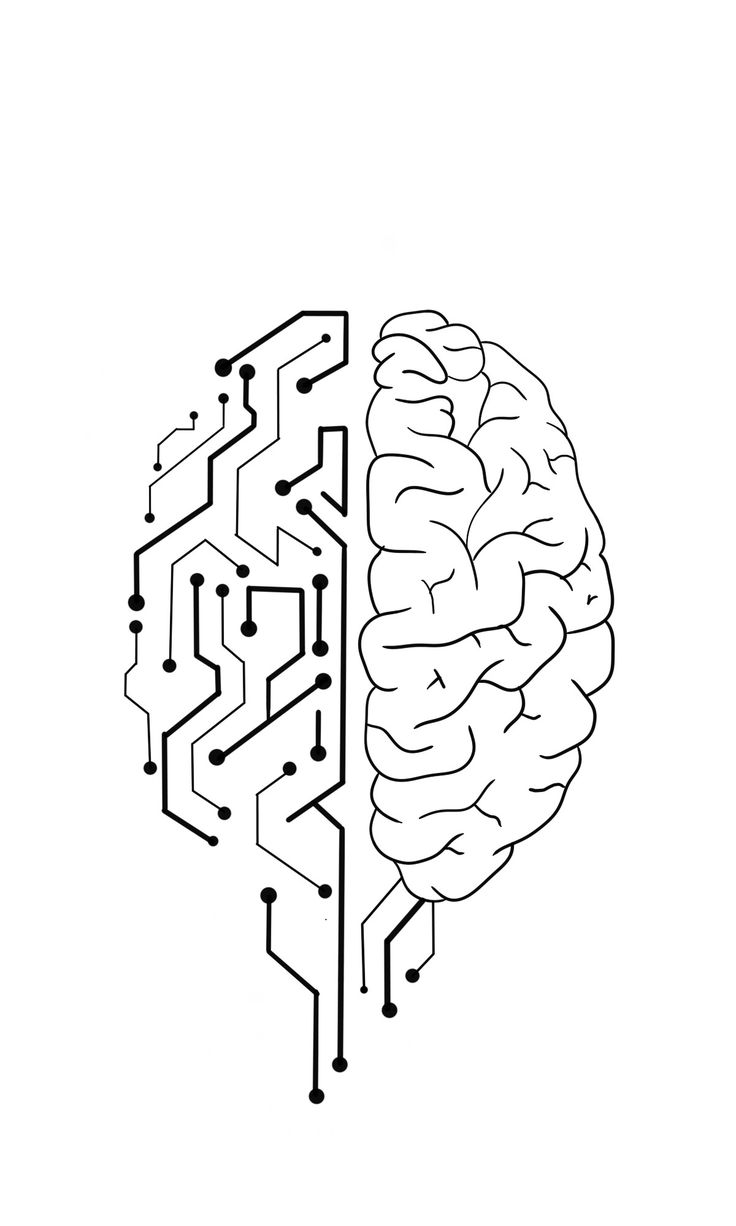
#> input picture resources/brain.jpg, 736 x 1226 px, given in place of the camera
$ python shape_detection_contours.py
#> lines starting #> are read from the running program, lines starting #| are printed output that depends on the picture; after the words box and inside, x2 and y2 are one past the last pixel; in counts of white or black regions, pixels touching at a corner belong together
### myutilis.py
import cv2
import numpy as np

def stackImages(scale,imgArray):
    rows = len(imgArray)
    cols = len(imgArray[0])
    rowsAvailable = isinstance(imgArray[0], list)
    width = imgArray[0][0].shape[1]
    height = imgArray[0][0].shape[0]
    if rowsAvailable:
        for x in range ( 0, rows):
            for y in range(0, cols):
                if imgArray[x][y].shape[:2] == imgArray[0][0].shape [:2]:
                    imgArray[x][y] = cv2.resize(imgArray[x][y], (0, 0), None, scale, scale)
                else:
                    imgArray[x][y] = cv2.resize(imgArray[x][y], (imgArray[0][0].shape[1], imgArray[0][0].shape[0]), None, scale,scale)
                if len(imgArray[x][y].shape) == 2: imgArray[x][y] = cv2.cvtColor(imgArray[x][y], cv2.COLOR_GRAY2BGR)
        imageBlank = np.zeros((height, width, 3), np.uint8)
        hor = [imageBlank]*rows
        hor_con = [imageBlank]*rows
        for x in range(0, rows):
            hor[x] = np.hstack(imgArray[x])
        ver = np.vstack(hor)
    else:
        for x in range(0, rows):
            if imgArray[x].shape[:2] == imgArray[0].shape[:2]:
                imgArray[x] = cv2.resize(imgArray[x], (0, 0), None, scale, scale)
            else:
                imgArray[x] = cv2.resize(imgArray[x], (imgArray[0].shape[1], imgArray[0].shape[0]), None, scale, scale)
            if len(imgArray[x].shape) == 2: imgArray[x] = cv2.cvtColor(imgArray[x], cv2.COLOR_GRAY2BGR)
        hor = np.hstack(imgArray)
        ver = hor
    return ver

### shape_detection_contours.py
import cv2
import numpy as np
from myutilis import stackImages


frameWidth = 640
frameHeight = 480

cap = cv2.VideoCapture(0)
cap.set(3, frameWidth)
cap.set(4, frameHeight)

cv2.namedWindow("Parameters")
cv2.resizeWindow("Parameters", 640, 240)
cv2.createTrackbar("Threshold1", "Parameters", 23, 255, lambda x: None)
cv2.createTrackbar("Threshold2", "Parameters", 23, 255, lambda x: None)
cv2.createTrackbar("Area", "Parameters", 5000, 30000, lambda x: None)

def getContours(img, imgContour):
    contours, hierarchy = cv2.findContours(img, cv2.RETR_EXTERNAL, cv2.CHAIN_APPROX_NONE)

    for cnt in contours:
        area = cv2.contourArea(cnt)
        areaMin = cv2.getTrackbarPos("Area", "Parameters")
        if area > areaMin:
            cv2.drawContours(imgContour, cnt, -1, (255, 0, 0), 3)
            perimeter = cv2.arcLength(cnt, True)
            approx = cv2.approxPolyDP(cnt, 0.02 * perimeter, True)
            print(len(approx))
            x, y, w, h = cv2.boundingRect(approx)
            cv2.rectangle(imgContour, (x, y), (x + w, y + h), (0, 255, 0), 5)

            cv2.putText(imgContour, "Points: " + str(len(approx)), (x + w + 20, y + 20), cv2.FONT_HERSHEY_COMPLEX, 0.7, (0, 255, 0), 2)
            cv2.putText(imgContour, "Area: " + str(int(area)), (x + w + 20, y + 45), cv2.FONT_HERSHEY_COMPLEX, 0.7, (0, 255, 0), 2)

while True:
    success, img = cap.read()
#> img is the input picture: shape (1226, 736, 3); min 0, max 255, mean 245.7

    imgBlank = np.zeros((frameHeight, frameWidth, 3), np.uint8)
    imgContour = img.copy()

    imgBlur = cv2.GaussianBlur(img, (7, 7), 1)
    imgGray = cv2.cvtColor(imgBlur, cv2.COLOR_BGR2GRAY)

    threshold1 = cv2.getTrackbarPos("Threshold1", "Parameters")
    threshold2 = cv2.getTrackbarPos("Threshold2", "Parameters")

    imgCanny = cv2.Canny(imgGray, threshold1, threshold2)
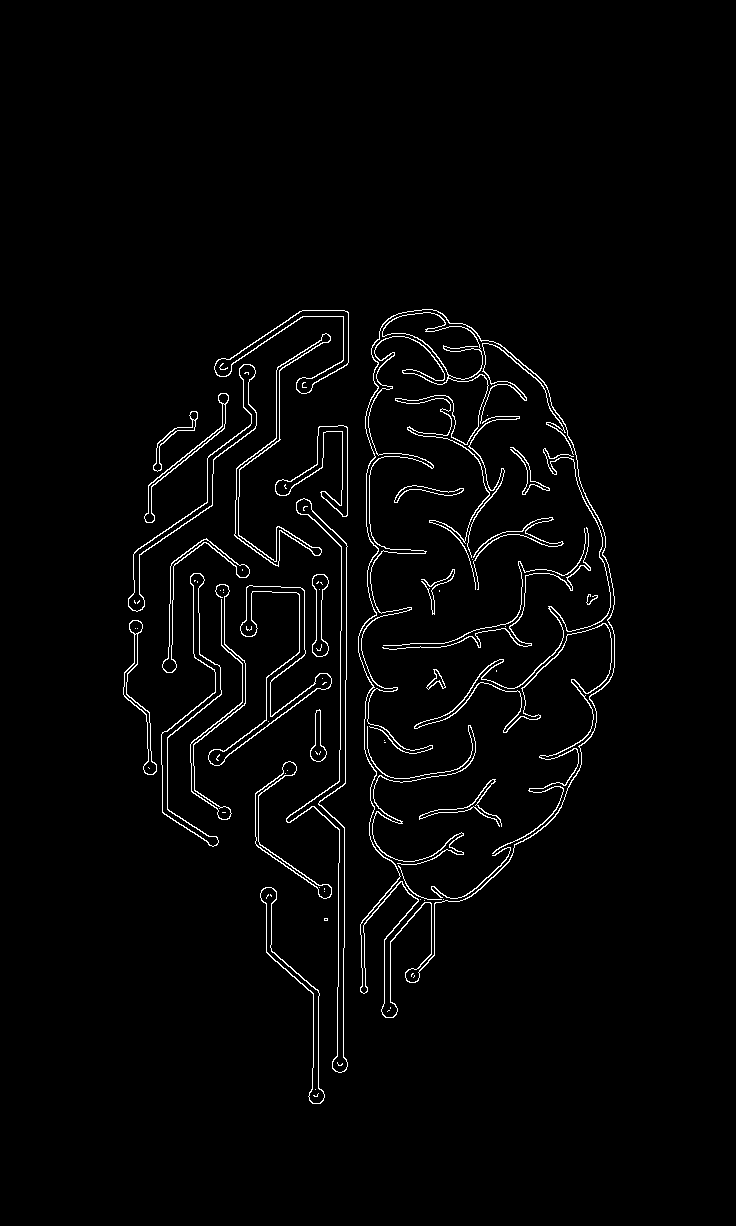
#> imgCanny: shape (1226, 736); 2.3% white in thin lines or dots, all inside (x1, y1, x2, y2) = (123, 309, 615, 1104)

    kernel = np.ones((5, 5), np.uint8)
    imgDilated = cv2.dilate(imgCanny, kernel, iterations=1)
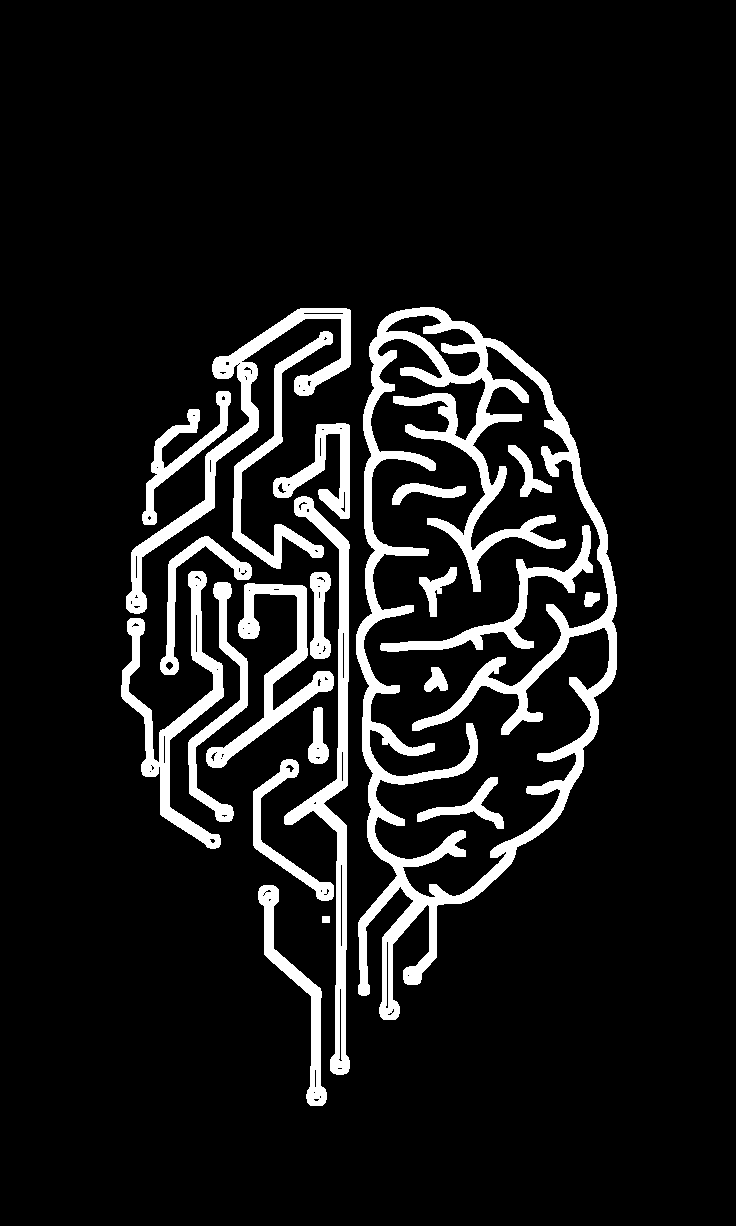
#> imgDilated: shape (1226, 736); 9.9% white; 22 white regions

    getContours(imgDilated, imgContour)
#> in getContours, `contours, hierarchy = cv2.findContours(img, cv2.RETR_EXTERNAL, cv2.CHA..`: contours = 15 contours; largest, box (x1, y1, x2, y2) and area: (356, 307, 617, 1020) 122050, (284, 496, 350, 1075) 6806, (126, 308, 351, 614) 6666, (121, 571, 224, 849) 5310, (206, 583, 334, 768) 4490
#> in getContours, `area = cv2.contourArea(cnt)`: area = 42

    StackedImages = stackImages(0.6, ([img, imgGray, imgCanny],
                                        [imgDilated, imgContour, imgBlank]))
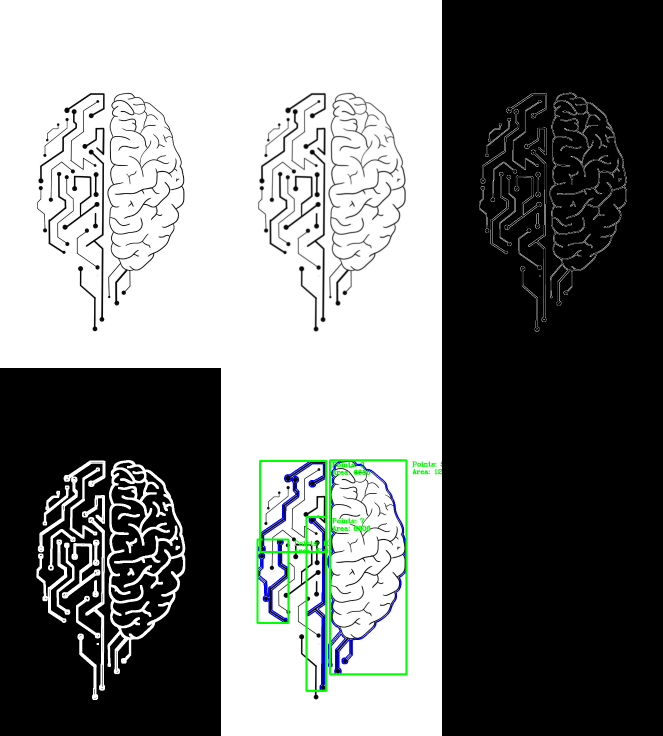
#> StackedImages: shape (1472, 1326, 3) (shown at 1/2 size); mean B, G, R 126.2, 127.2, 125.2

    cv2.imshow("Stacked Images", StackedImages)

    if cv2.waitKey(1) & 0xFF == ord('q'):
#> (key q is pressed here)
        break
